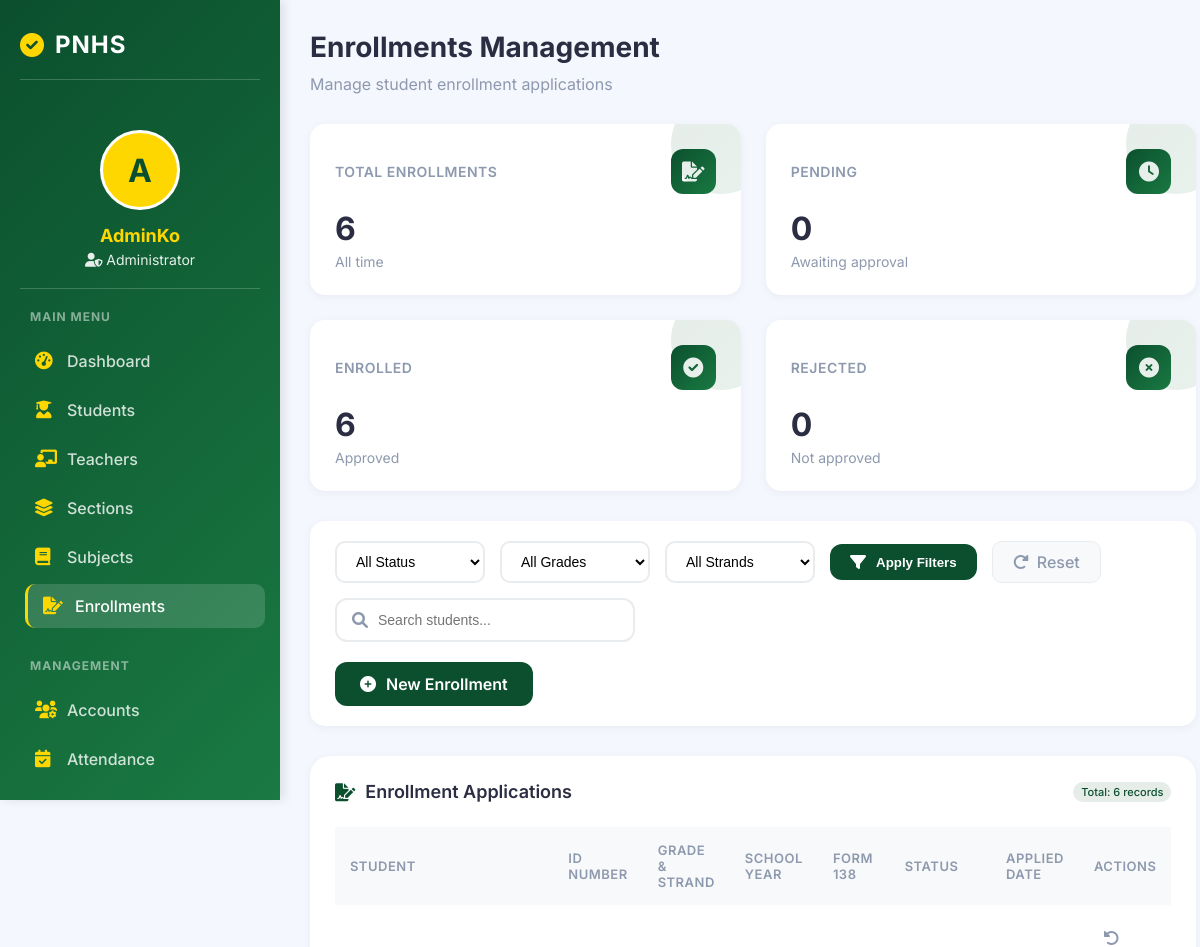
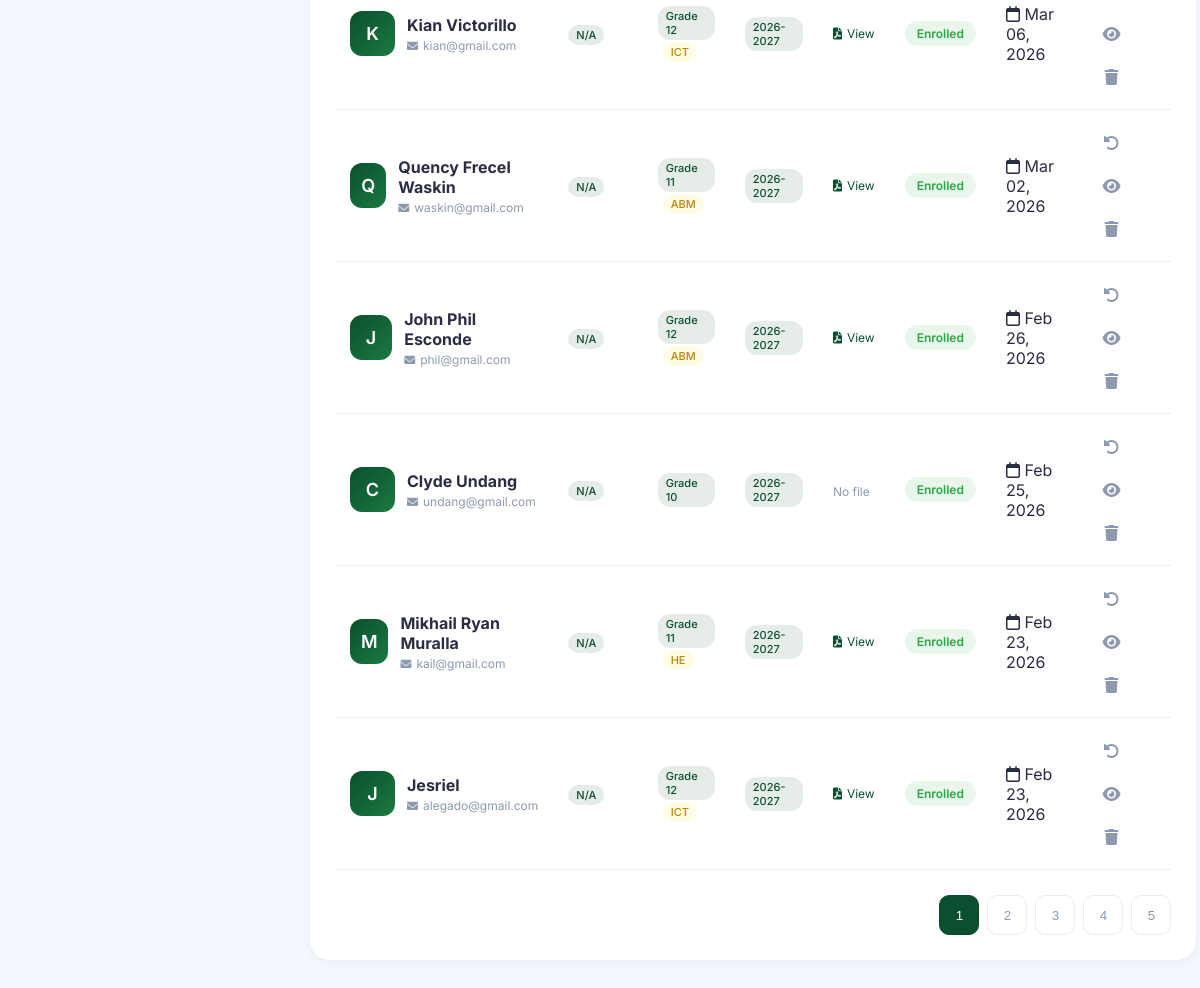
Page /admin/enrollments.php (signed in) on the committed database (2 pictures, top to bottom).
### tables this page shows
CREATE TABLE `enrollments` (
  `id` int(11) NOT NULL,
  `student_id` int(11) NOT NULL,
  `grade_id` int(11) NOT NULL,
  `section_id` int(11) DEFAULT NULL,
  `school_year` varchar(20) NOT NULL,
  `status` enum('Pending','Enrolled','Rejected') DEFAULT 'Pending',
  `strand` varchar(50) DEFAULT NULL,
  `form_138` varchar(255) DEFAULT NULL,
  `created_at` timestamp NOT NULL DEFAULT current_timestamp()
);

CREATE TABLE `users` (
  `id` int(11) NOT NULL,
  `id_number` varchar(50) DEFAULT NULL,
  `fullname` varchar(100) DEFAULT NULL,
  `email` varchar(100) DEFAULT NULL,
  `password` varchar(255) DEFAULT NULL,
  `is_approved` tinyint(1) DEFAULT 0,
  `role` enum('Admin','Registrar','Teacher','Student') DEFAULT NULL,
  `created_at` timestamp NOT NULL DEFAULT current_timestamp()
);

CREATE TABLE `grade_levels` (
  `id` int(11) NOT NULL,
  `grade_name` varchar(20) DEFAULT NULL
);

### admin/enrollments.php (the view, shortened to what this page needs)
<?php
include("../config/database.php");
$admin_name = $_SESSION['user']['fullname'];
$search_query = isset($_GET['search']) ? $_GET['search'] : '';
$query = "
    SELECT e.*,
           u.fullname,
           u.email,
           u.id_number,
           g.grade_name
    FROM enrollments e
    JOIN users u ON e.student_id = u.id
    JOIN grade_levels g ON e.grade_id = g.id
    WHERE 1=1
";
$query .= " ORDER BY e.created_at DESC";
$enrollments = $conn->query($query);
$total_enrollments = $conn->query("SELECT COUNT(*) as count FROM enrollments")->fetch_assoc()['count'];
$pending_count = $conn->query("SELECT COUNT(*) as count FROM enrollments WHERE status = 'Pending'")->fetch_assoc()['count'];
$enrolled_count = $conn->query("SELECT COUNT(*) as count FROM enrollments WHERE status = 'Enrolled'")->fetch_assoc()['count'];
$rejected_count = $conn->query("SELECT COUNT(*) as count FROM enrollments WHERE status = 'Rejected'")->fetch_assoc()['count'];
?>
<!DOCTYPE html>
<html lang="en">
<head>
    <link rel="stylesheet" href="https://cdnjs.cloudflare.com/ajax/libs/font-awesome/6.0.0/css/all.min.css">
</head>
<body>
    <div class="app-container">
        <div class="sidebar">
            <h2>
                <i class="fas fa-check-circle"></i>
                <span>PNHS</span>
            </h2>
            <div class="admin-info">
                <div class="admin-avatar">
                    <?php echo strtoupper(substr($admin_name, 0, 1)); ?>
                </div>
                <h3><?php echo htmlspecialchars(explode(' ', $admin_name)[0]); ?></h3>
                <p><i class="fas fa-user-shield"></i> Administrator</p>
            </div>
            <div class="menu-section">
                <h3>MAIN MENU</h3>
                <ul class="menu-items">
                    <li><a href="dashboard.php"><i class="fas fa-tachometer-alt"></i> <span>Dashboard</span></a></li>
                    <li><a href="students.php"><i class="fas fa-user-graduate"></i> <span>Students</span></a></li>
                    <li><a href="teachers.php"><i class="fas fa-chalkboard-teacher"></i> <span>Teachers</span></a></li>
                    <li><a href="sections.php"><i class="fas fa-layer-group"></i> <span>Sections</span></a></li>
                    <li><a href="subjects.php"><i class="fas fa-book"></i> <span>Subjects</span></a></li>
                    <li><a href="enrollments.php" class="active"><i class="fas fa-file-signature"></i> <span>Enrollments</span></a></li>
                </ul>
            </div>
            <div class="menu-section">
                <h3>MANAGEMENT</h3>
                <ul class="menu-items">
                    <li><a href="manage_accounts.php"><i class="fas fa-users-cog"></i> <span>Accounts</span></a></li>
                    <li><a href="attendance.php"><i class="fas fa-calendar-check"></i> <span>Attendance</span></a></li>
                </ul>
            </div>
        </div>
        <div class="main-content">
            <div class="dashboard-header">
                <h1>Enrollments Management</h1>
                <p>Manage student enrollment applications</p>
            </div>
            <div class="stats-container">
                <div class="stat-card">
                    <div class="stat-header">
                        <h3>Total Enrollments</h3>
                        <div class="stat-icon">
                            <i class="fas fa-file-signature"></i>
                        </div>
                    </div>
                    <div class="stat-number"><?php echo $total_enrollments; ?></div>
                    <div class="stat-label">All time</div>
                </div>
                <div class="stat-card">
                    <div class="stat-header">
                        <h3>Pending</h3>
                        <div class="stat-icon">
                            <i class="fas fa-clock"></i>
                        </div>
                    </div>
                    <div class="stat-number"><?php echo $pending_count; ?></div>
                    <div class="stat-label">Awaiting approval</div>
                </div>
                <div class="stat-card">
                    <div class="stat-header">
                        <h3>Enrolled</h3>
                        <div class="stat-icon">
                            <i class="fas fa-check-circle"></i>
                        </div>
                    </div>
                    <div class="stat-number"><?php echo $enrolled_count; ?></div>
                    <div class="stat-label">Approved</div>
                </div>
                <div class="stat-card">
                    <div class="stat-header">
                        <h3>Rejected</h3>
                        <div class="stat-icon">
                            <i class="fas fa-times-circle"></i>
                        </div>
                    </div>
                    <div class="stat-number"><?php echo $rejected_count; ?></div>
                    <div class="stat-label">Not approved</div>
                </div>
            </div>
            <div class="actions-bar">
                <form method="GET" action="" style="display: flex; gap: 15px; flex-wrap: wrap; width: 100%;">
                    <div class="filter-group">
                        <select name="status" class="filter-select">
                            <option value="">All Status</option>
                        </select>
                        <select name="grade" class="filter-select">
                            <option value="">All Grades</option>
                        </select>
                        <select name="strand" class="filter-select">
                            <option value="">All Strands</option>
                        </select>
                        <button type="submit" class="btn-add" style="padding: 10px 20px;">
                            <i class="fas fa-filter"></i> Apply Filters
                        </button>
                        <a href="enrollments.php" class="btn-reset">
                            <i class="fas fa-redo-alt"></i> Reset
                        </a>
                    </div>
                    <div class="search-box">
                        <i class="fas fa-search"></i>
                        <input type="text" name="search" placeholder="Search students..." value="<?php echo htmlspecialchars($search_query); ?>">
                    </div>
                </form>
                <a href="add_enrollment.php" class="btn-add">
                    <i class="fas fa-plus-circle"></i> New Enrollment
                </a>
            </div>
            <div class="table-card">
                <div class="table-header">
                    <h3><i class="fas fa-file-signature"></i> Enrollment Applications</h3>
                    <span class="grade-tag">Total: <?php echo $enrollments ? $enrollments->num_rows : 0; ?> records</span>
                </div>
                <div class="table-container">
                    <table class="enrollments-table">
                        <thead>
                            <tr>
                                <th>Student</th>
                                <th>ID Number</th>
                                <th>Grade & Strand</th>
                                <th>School Year</th>
                                <th>Form 138</th>
                                <th>Status</th>
                                <th>Applied Date</th>
                                <th>Actions</th>
                            </tr>
                        </thead>
                        <tbody>
                            <?php if($enrollments && $enrollments->num_rows > 0): ?>
                                <?php while($enrollment = $enrollments->fetch_assoc()): ?>
                                    <tr>
                                        <td>
                                            <div class="student-info">
                                                <div class="student-avatar">
                                                    <?php echo strtoupper(substr($enrollment['fullname'], 0, 1)); ?>
                                                </div>
                                                <div class="student-details">
                                                    <h4><?php echo htmlspecialchars($enrollment['fullname']); ?></h4>
                                                    <span><i class="fas fa-envelope"></i> <?php echo htmlspecialchars($enrollment['email']); ?></span>
                                                </div>
                                            </div>
                                        </td>
                                        <td>
                                            <span class="grade-tag"><?php echo $enrollment['id_number'] ?? 'N/A'; ?></span>
                                        </td>
                                        <td>
                                            <span class="grade-tag"><?php echo htmlspecialchars($enrollment['grade_name']); ?></span>
                                            <?php if($enrollment['strand']): ?>
                                                <span class="strand-tag"><?php echo htmlspecialchars($enrollment['strand']); ?></span>
                                            <?php endif; ?>
                                        </td>
                                        <td>
                                            <span class="grade-tag"><?php echo htmlspecialchars($enrollment['school_year']); ?></span>
                                        </td>
                                        <td>
                                            <?php if($enrollment['form_138']): ?>
                                                <a href="../<?php echo $enrollment['form_138']; ?>" target="_blank" class="document-link">
                                                    <i class="fas fa-file-pdf"></i> View
                                                </a>
                                            <?php else: ?>
                                                <span style="color: var(--text-secondary); font-size: 12px;">No file</span>
                                            <?php endif; ?>
                                        </td>
                                        <td>
                                            <span class="badge badge-<?php echo strtolower($enrollment['status']); ?>">
                                                <?php echo $enrollment['status']; ?>
                                            </span>
                                        </td>
                                        <td>
                                            <span class="activity-time">
                                                <i class="far fa-calendar"></i>
                                                <?php echo date('M d, Y', strtotime($enrollment['created_at'])); ?>
                                            </span>
                                        </td>
                                        <td>
                                            <div class="action-btns">
                                                <?php if($enrollment['status'] == 'Pending'): ?>
                                                    <a href="?approve=<?php echo $enrollment['id']; ?>" class="btn-icon btn-approve" title="Approve" onclick="return confirm('Approve this enrollment?')">
                                                        <i class="fas fa-check-circle"></i>
                                                    </a>
                                                    <a href="?reject=<?php echo $enrollment['id']; ?>" class="btn-icon btn-reject" title="Reject" onclick="return confirm('Reject this enrollment?')">
                                                        <i class="fas fa-times-circle"></i>
                                                    </a>
                                                <?php elseif($enrollment['status'] == 'Enrolled'): ?>
                                                    <a href="?pending=<?php echo $enrollment['id']; ?>" class="btn-icon btn-pending" title="Move to Pending" onclick="return confirm('Change status to pending?')">
                                                        <i class="fas fa-undo-alt"></i>
                                                    </a>
                                                <?php elseif($enrollment['status'] == 'Rejected'): ?>
                                                    <a href="?pending=<?php echo $enrollment['id']; ?>" class="btn-icon btn-pending" title="Move to Pending" onclick="return confirm('Change status to pending?')">
                                                        <i class="fas fa-undo-alt"></i>
                                                    </a>
                                                <?php endif; ?>
                                                <a href="view_enrollment.php?id=<?php echo $enrollment['id']; ?>" class="btn-icon btn-view" title="View Details">
                                                    <i class="fas fa-eye"></i>
                                                </a>
                                                <a href="?delete=<?php echo $enrollment['id']; ?>" class="btn-icon btn-delete" title="Delete"
                                                   onclick="return confirm('Are you sure you want to delete this enrollment record?')">
                                                    <i class="fas fa-trash"></i>
                                                </a>
                                            </div>
                                        </td>
                                    </tr>
                                <?php endwhile; ?>
                            <?php endif; ?>
                        </tbody>
                    </table>
                </div>
                <div class="pagination">
                    <button class="page-btn active">1</button>
                    <button class="page-btn">2</button>
                    <button class="page-btn">3</button>
                    <button class="page-btn">4</button>
                    <button class="page-btn">5</button>
                </div>
            </div>
        </div>
    </div>
</body>
</html>

### rows in the picture
enrollments: student.fullname "K", student.fullname "Kian Victorillo", student.email "kian@gmail.com", student.id_number "N/A", grade.grade_name "Grade 12", strand "ICT", school_year "2026-2027", status "Enrolled", created_at "Mar 06, 2026"
enrollments: student.fullname "Q", student.fullname "Quency Frecel Waskin", student.email "waskin@gmail.com", student.id_number "N/A", grade.grade_name "Grade 11", strand "ABM", school_year "2026-2027", status "Enrolled", created_at "Mar 02, 2026"
enrollments: student.fullname "J", student.fullname "John Phil Esconde", student.email "phil@gmail.com", student.id_number "N/A", grade.grade_name "Grade 12", strand "ABM", school_year "2026-2027", status "Enrolled", created_at "Feb 26, 2026"
enrollments: student.fullname "C", student.fullname "Clyde Undang", student.email "undang@gmail.com", student.id_number "N/A", grade.grade_name "Grade 10", school_year "2026-2027", shows "No file", status "Enrolled", created_at "Feb 25, 2026"
enrollments: student.fullname "M", student.fullname "Mikhail Ryan Muralla", student.email "kail@gmail.com", student.id_number "N/A", grade.grade_name "Grade 11", strand "HE", school_year "2026-2027", status "Enrolled", created_at "Feb 23, 2026"
enrollments: student.fullname "J", student.fullname "Jesriel", student.email "alegado@gmail.com", student.id_number "N/A", grade.grade_name "Grade 12", strand "ICT", school_year "2026-2027", status "Enrolled", created_at "Feb 23, 2026"

### other values in the picture
substr($admin_name, 0, 1) "A"
explode(' ', $admin_name)[0] "AdminKo"
$total_enrollments "6"
$pending_count "0"
$enrolled_count "6"
$rejected_count "0"
$enrollments->num_rows "6"
